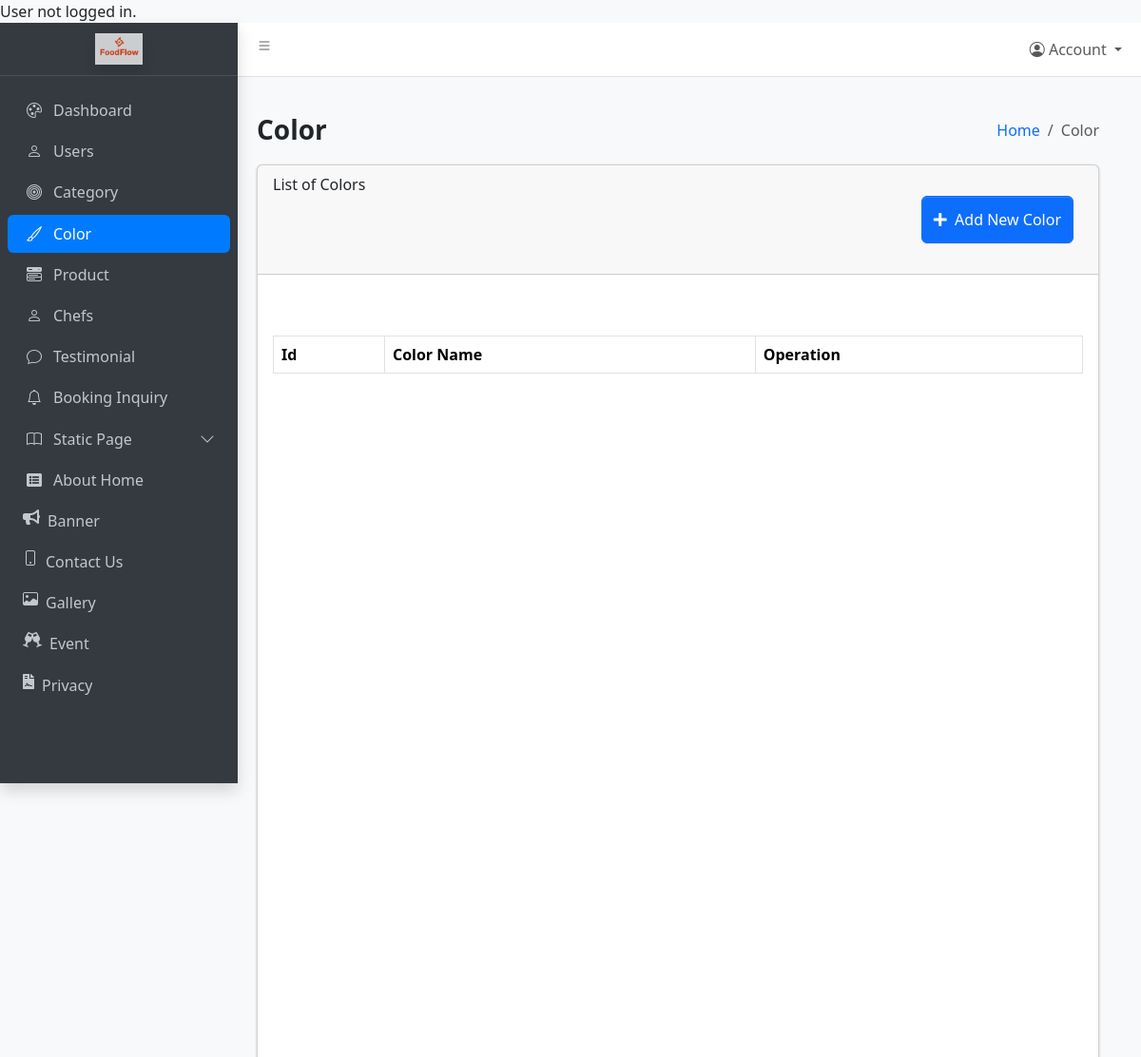
The page /Admin/color.php (upper part) on the database as committed earlier.
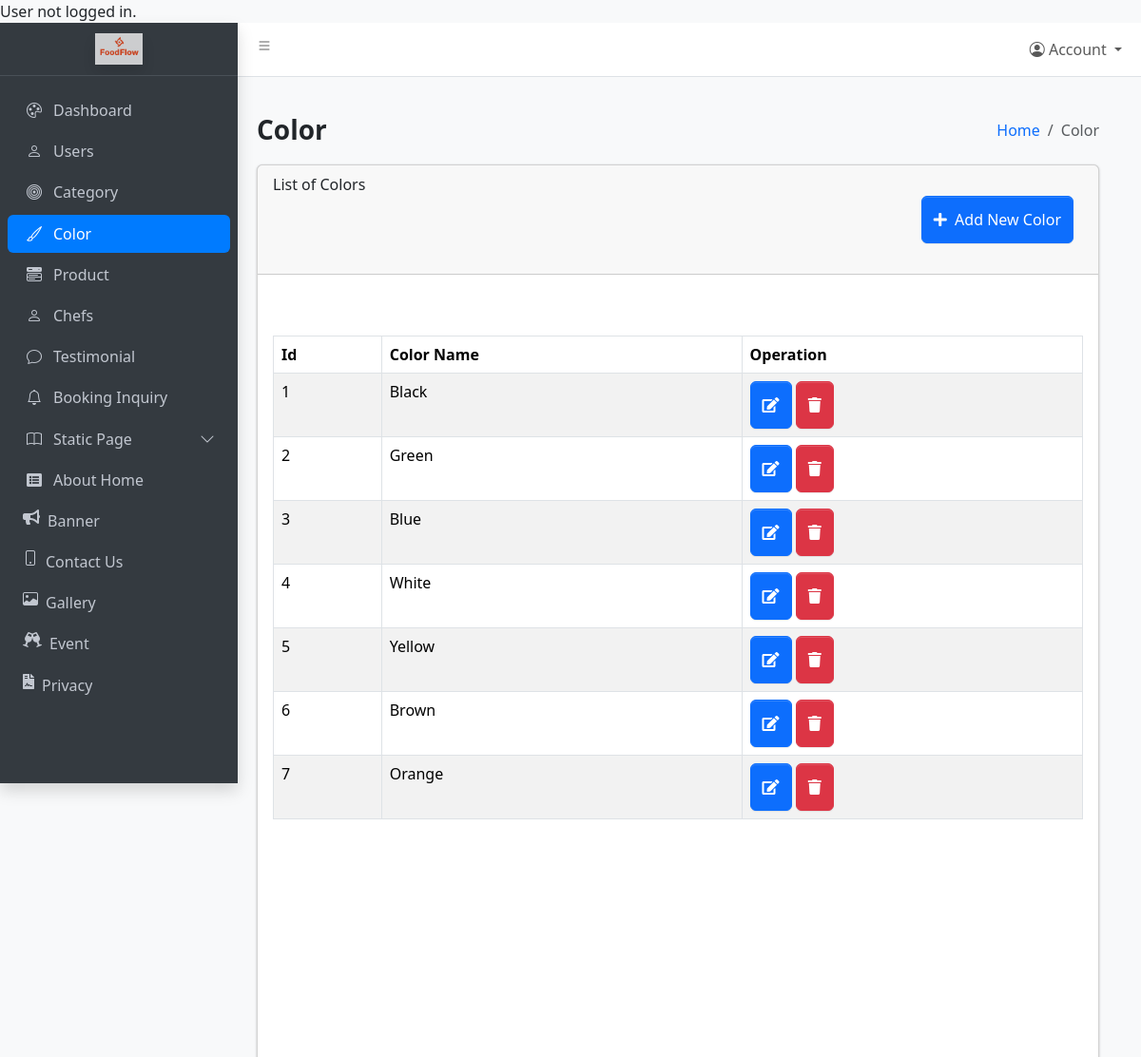
The same page on the database as committed later.
### tables this page shows
CREATE TABLE `colors` (
  `color_id` int(11) NOT NULL,
  `color_name` varchar(250) NOT NULL
);

### Admin/color.php (the view, shortened to what this page needs)
<?php
require_once '../common/config.php';
require_once 'includes/header.php';
require_once 'includes/aside.php';
?>
<div class="row align-items-center mb-3">
    <div class="col-sm-6">
        <h3 class="mb-0 fw-semibold"> Color </h3>
    </div>
    <div class="col-sm-6">
        <nav aria-label="breadcrumb">
            <ol class="breadcrumb justify-content-sm-end mb-0">
                <li class="breadcrumb-item"><a href="dashboard.php">Home</a></li>
                <li class="breadcrumb-item active" aria-current="page"> Color</li>
            </ol>
        </nav>
    </div>
</div>
<div class="row">
    <div class="col-md-12">
        <div class="card mb-4" style="height: 2000px;">
            <div class="card-header">
                List of Colors
                <div class="mb-4 btn_user">
                    <button type="button" class="btn btn-primary" data-bs-toggle="modal" data-bs-target="#add_color ">
                        <i class="fa fa-plus"></i>&nbsp; Add New Color
                    </button>
                </div>
            </div>
            <div class="card-body">
                <table id="myTable1" class="table table-striped table table-bordered mt-5" border="1px" cellspacing="0" width="100%">
                    <thead>
                        <tr>
                            <th scope="col">Id</th>
                            <th scope="col">Color Name</th>
                            <th scope="col">Operation</th>
                        </tr>
                    </thead>
                    <tbody>
                        <?php
                        $select = "SELECT * FROM colors";
                        $result = mysqli_query($con_query, $select);
                        while ($row = mysqli_fetch_assoc($result)) {
                        ?>
                            <tr>
                                <td><?php echo $row['color_id']; ?></td>
                                <td><?php echo $row['color_name']; ?></td>
                                <td id="mytd">
                                    <a href=""> <button class="btn btn-primary edit" data-id="<?php echo $row['color_id']; ?>" data-bs-toggle="modal" data-bs-target="#editcolor"> <i class="fa fa-edit"></i></button></a>
                                    <a href=""><button class="btn  btn-danger delete_btn" data-id="<?php echo $row['color_id']; ?>"><i class="fa fa-trash"></i></button></a>
                                </td>
                            </tr>
                        <?php
                        }
                        ?>
                    </tbody>
                </table>
            </div>
        </div>
    </div>
</div>
<?php
require_once 'includes/footer.php';
?>

### Admin/includes/header.php (shortened to what this page needs)
<!doctype html>
<html lang="en">
<head>
  <link rel="stylesheet" href="assets/css/adminlte.css" />
  <link
    rel="stylesheet"
    href="https://cdn.jsdelivr.net/npm/@fontsource/source-sans-3@5.0.12/index.css"
 />
  <link rel="stylesheet" href="https://cdn.datatables.net/1.13.5/css/jquery.dataTables.min.css" />
  <link
    rel="stylesheet"
    href="https://cdn.jsdelivr.net/npm/overlayscrollbars@2.10.1/styles/overlayscrollbars.min.css"
 />
  <link
    rel="stylesheet"
    href="https://cdn.jsdelivr.net/npm/bootstrap-icons@1.11.3/font/bootstrap-icons.min.css"
 />
  <link rel="stylesheet" href="https://stackpath.bootstrapcdn.com/font-awesome/4.7.0/css/font-awesome.min.css">
  <link href="https://cdn.jsdelivr.net/npm/@fortawesome/fontawesome-free@6.0.0/css/all.min.css" rel="stylesheet">
  <link href="https://cdnjs.cloudflare.com/ajax/libs/font-awesome/5.15.3/css/all.min.css" rel="stylesheet">
  <link href="https://cdn.jsdelivr.net/npm/bootstrap@5.3.5/dist/css/bootstrap.min.css" rel="stylesheet">
  <link
    rel="stylesheet"
    href="https://cdn.jsdelivr.net/npm/jsvectormap@1.5.3/dist/css/jsvectormap.min.css"
 />
</head>
<body class="layout-fixed sidebar-expand-lg bg-body-tertiary">
  <div class="app-wrapper">
    <nav class="app-header navbar navbar-expand bg-body">
      <div class="container-fluid">
        <ul class="navbar-nav">
          <li class="nav-item">
            <a class="nav-link" data-lte-toggle="sidebar" href="#" role="button">
              <i class="bi bi-list"></i>
            </a>
          </li>
        </ul>
        <ul class="navbar-nav ms-auto">
          <li class="nav-item dropdown user-menu">
            <div class="dropdown text-end">
              <a href="#" class="nav-link dropdown-toggle" data-bs-toggle="dropdown" aria-expanded="false">
                <i class="bi bi-person-circle"></i> Account
              </a>
            </div>
          </li>
        </ul>
      </div>
    </nav>

### Admin/includes/aside.php (shortened to what this page needs)
<?php
 $current_page = basename($_SERVER['PHP_SELF']);
 ?>
<aside class="app-sidebar bg-body-secondary shadow" data-bs-theme="dark">
  <div class="sidebar-brand">
    <a href="./index.html" class="brand-link">
      <img
        src="assets/img/loggo.png"
        alt="AdminLTE Logo"
        class="brand-image opacity-75 shadow" />
    </a>
  </div>
  <div class="sidebar-wrapper">
    <nav class="mt-2">
      <ul
        class="nav sidebar-menu flex-column"
        data-lte-toggle="treeview"
        role="menu"
        data-accordion="false">
        <li class="nav-item menu-open">
          <ul class="nav nav-treeview">
            <li class="nav-item">
              <a href="dashboard.php" class="nav-link <?= ($current_page == 'dashboard.php') ? 'li-active' : '' ?>">
                <i class="nav-icon bi bi-palette"></i>
                <p>
                  Dashboard
                </p>
              </a>
            </li>
            <li class="nav-item">
              <a href="user_info.php" class="nav-link <?= ($current_page == 'user_info.php') ? 'li-active' : '' ?>">
                <i class="nav-icon bi bi-person"></i>
                <p>Users</p>
              </a>
            </li>
            <li class="nav-item">
              <a href="category.php" class="nav-link <?= ($current_page == 'category.php') ? 'li-active' : '' ?>">
                <i class="nav-icon bi bi-bullseye"></i>
                <p>Category</p>
              </a>
            </li>
               <li class="nav-item">
              <a href="color.php" class="nav-link <?= ($current_page == 'color.php') ? 'li-active' : '' ?>">
                <i class="nav-icon bi bi-brush"></i>
                <p>Color</p>
              </a>
            </li>
            <li class="nav-item">
              <a href="product.php" class="nav-link <?= ($current_page == 'category_info.php') ? 'li-active' : '' ?>">
                <i class="nav-icon bi bi-menu-button-wide-fill"></i>
                <p>Product</p>
              </a>
            </li>
            <li class="nav-item">
              <a href="chef_info.php" class="nav-link <?= ($current_page == 'chef_info.php') ? 'li-active' : '' ?>">
                <i class="nav-icon bi bi-person"></i>
                <p>Chefs</p>
              </a>
            </li>
            <li class="nav-item">
              <a href="testimonial.php" class="nav-link <?= ($current_page == 'testimonial.php') ? 'li-active' : '' ?>">
                <i class="nav-icon bi bi-chat"></i>
                <p>Testimonial</p>
              </a>
            </li>
                 <li class="nav-item">
              <a href="booking_inquiry.php" class="nav-link <?= ($current_page == 'booking_inquiry.php') ? 'li-active' : '' ?>">
                <i class="nav-icon bi bi-bell"></i>
                <p>Booking Inquiry</p>
              </a>
            </li>
            <li class="nav-item has-treeview menu-open">
              <a href="#" class="nav-link  ">
                <i class="nav-icon bi bi-book"></i>
                <p>
                  Static Page
                </p>
              </a>
              <ul class="nav nav-treeview" style="display: block;">
                <li class="nav-item">
              <a href="about_home.php" class="nav-link <?= ($current_page == 'about_home.php') ? 'li-active' : '' ?>">
                    <i class="nav-icon fa fa-list-alt"></i>
                    <p>About Home</p>
                  </a>
                </li>
                <li class="nav-item">
              <a href="banner.php" class="nav-link <?= ($current_page == 'banner.php') ? 'li-active' : '' ?>">
                    <i class="nav-iconfas fa fa-bullhorn"></i>
                    <p>Banner</p>
                  </a>
                </li>
                <li class="nav-item">
                 <a href="contact_us.php" class="nav-link <?= ($current_page == 'contact_us.php') ? 'li-active' : '' ?>">
                    <i class="nav-iconfas bi bi-phone"></i>
                    <p>Contact Us</p>
                  </a>
                </li>
                <li class="nav-item">
                 <a href="gallery.php" class="nav-link <?= ($current_page == 'gallery.php') ? 'li-active' : '' ?>">
                    <i class="nav-iconfas bi  bi-image"></i>
                    <p>Gallery</p>
                  </a>
                </li>
                <li class="nav-item">
                 <a href="event.php" class="nav-link <?= ($current_page == 'event.php') ? 'li-active' : '' ?>">
                    <i class="nav-iconfas fas fa-glass-cheers"></i>
                    <p>Event</p>
                  </a>
                </li>
                <li class="nav-item">
                 <a href="privacy.php" class="nav-link <?= ($current_page == 'privacy.php') ? 'li-active' : '' ?>">
                    <i class="nav-iconfas fas fa-file-contract"></i>
                    <p>Privacy</p>
                  </a>
                </li>
              </ul>
            </li>
          </ul>
        </li>
      </ul>
    </nav>
  </div>
</aside>
<main class="app-main">
  <div class="app-content-header">
    <div class="container-fluid">
      <div class="row">

### Admin/includes/footer.php (shortened to what this page needs)
</div>
</div>
</div>
</main>
</div>
</body>
</html>

### Admin/includes/header.php (style rules this page uses)
.btn_user { display: flex; justify-content: flex-end; margin-right: 10px; }

### Admin/includes/aside.php (style rules this page uses)
.li-active { background-color: #007bff !important; color: white !important; }

### Admin/color.php (style rules this page uses)
#myTable1 { margin-top: 63px; }
.btn_user { display: flex; justify-content: flex-end; margin-right: 10px; }
.btn { height: 50px; }

Rows that differ between the two databases and show on the page:
added colors: color_id "1", color_name "Black"
added colors: color_id "2", color_name "Green"
added colors: color_id "3", color_name "Blue"
added colors: color_id "4", color_name "White"
added colors: color_id "5", color_name "Yellow"
added colors: color_id "6", color_name "Brown"
added colors: color_id "7", color_name "Orange"
